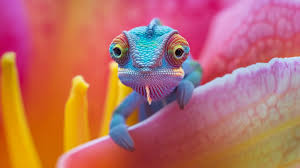
#> input picture Computer Vision/CV-1.jpg, 300 x 168 px
$ jupyter execute 1_CV-Image.ipynb
#> lines starting #> are read from the running program, lines starting #| are printed output that depends on the picture
[cell 1]
import cv2
print(cv2.__version__)

## Reading image using CV2

[cell 2]
import cv2
from matplotlib import pyplot as plt

[cell 3]
# Read the image
img = cv2.imread('CV-1.jpg')
#> img is the input picture: shape (168, 300, 3); mean B, G, R 101.2, 108.7, 185.6

# Convert BGR to RGB (OpenCV loads images in BGR Format)
img = cv2.cvtColor(img, cv2.COLOR_BGR2RGB)

# Display the image
plt.imshow(img)
plt.axis('off')
plt.show()

[cell 4]
print(type(img))
#| <class 'numpy.ndarray'>

[cell 5]
print(img.dtype)
#| uint8

[cell 6]
import numpy as np
# adjust numpy's print option to prevent truncation
np.set_printoptions(threshold=np.inf)
print(img)
#> (printed output is left out)

[cell 7]
# Split the image into RGB channel
B , G , R = cv2.split(img)
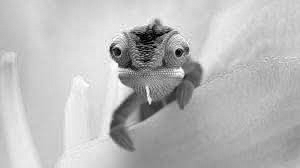
#> B: shape (168, 300); min 0, max 255, mean 185.6
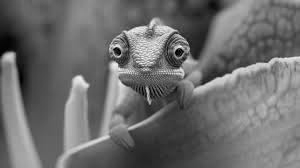
#> G: shape (168, 300); min 0, max 254, mean 108.7
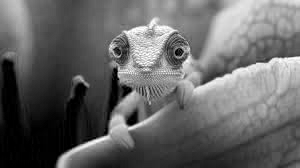
#> R: shape (168, 300); min 0, max 255, mean 101.2

# Display the individual channels
cv2.imshow("Red Channel", R)
cv2.imshow("Green Channel", G)
cv2.imshow("Blue Channel", B)

cv2.waitKey(0)
cv2.destroyAllWindows()

[cell 8]
# Get the image dimensions
height , width, channels = img.shape
#> height = 168; width = 300; channels = 3
print(f"Resolution:{width} X {height}")

[cell 9]
# Convert the image to grayscale
gray_img = cv2.cvtColor(img, cv2.COLOR_BGR2GRAY)
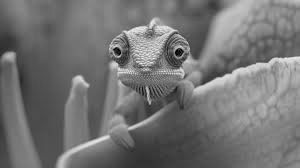
#> gray_img: shape (168, 300); min 1, max 243, mean 115.2

# Display the grayscale image
cv2.imshow("GrayScale Image", gray_img)

cv2.waitKey(0)
cv2.destroyAllWindows()

[cell 10]
# Access pixel values at (X,y)
x,y = 150, 150
pixel = img[y,x] #in opencv image is accessed as [y,x] {row, column}
#> pixel = [143, 43, 51]
print(f'Pixel at ({x},{y}):{pixel}')

[cell 11]
# Modify the pixel at (100,150)
img[150,100] = [0, 255, 0]  # Green
#> img: shape (168, 300, 3); mean R, G, B 185.6, 108.7, 101.2

# Save the image
cv2.imwrite("CV-1 Modified Image.jpg",img)
#> Out = True

### **Image Enhancement**
- **Histogram Equalization**

[cell 12]
import matplotlib.pyplot as plt
# read the image
image = cv2.imread('CV-1.jpg', cv2.IMREAD_GRAYSCALE)
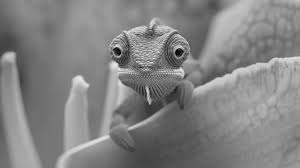
#> image: shape (168, 300); min 0, max 237, mean 130.8

# check if the image is loaded
if image is None:
    print("Error: Image not found")
else:
    # apply histogram equalization
    equ = cv2.equalizeHist(image)
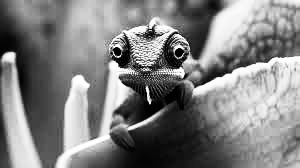
#> equ: shape (168, 300); min 0, max 255, mean 128.7

    # Display the original and equalized image
    cv2.imshow("Original Image", image)
    cv2.imshow("Equalized Image", equ)

   # Plot histogram for comparison
plt.figure(figsize=(10,5))

# plot original image
plt.subplot(1,2,1)
plt.hist(image.ravel(),bins=256, range=[0,256], color='pink')
plt.title("Original Histogram")

# plot equalized image
plt.subplot(1,2,2)
plt.hist(equ.ravel(),bins=256, range=[0,256], color='pink')
plt.title("Equalized Histogram")
plt.show()
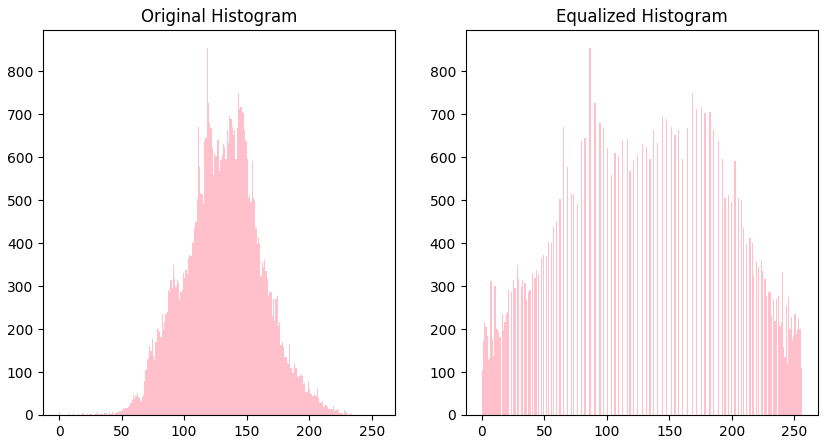
#> figure drawn by matplotlib, 2 panels; panel 1: tallest bar 853 high, from x = 118 to 119; panel 2: tallest bar 853 high, from x = 86 to 87

cv2.waitKey(0)
cv2.destroyAllWindows()

### **Blurring the image**

[cell 13]
# read the image
image = cv2.imread('CV-1.jpg')

# apply gaussian filter
blurred = cv2.GaussianBlur(image, (15,15), 0)

# Display the original and blurred image
cv2.imshow("Original Image", image)
cv2.imshow("Blurred Image", blurred)

cv2.waitKey(0)
cv2.destroyAllWindows()

### **Median blur**

[cell 14]
# Replace a pixeal value with the median of its neighbouring pixeal. effective for removing salt and paper noise

# Load original image
image = cv2.imread('CV-1.jpg')

# Display the original image
cv2.imshow('Original Image', image)

# Apply the median blurring with a 3X3 kernel
median_blur_3X3 = cv2.medianBlur(image,3)

# Display the median blur with a 3X3 kernel
cv2.imshow('Median Blur(3X3)', median_blur_3X3)

# Apply the median blurring with a 9X9 kernel
median_blur_9X9 = cv2.medianBlur(image,9)
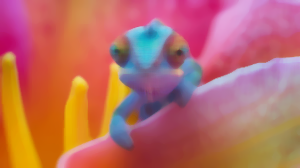
#> median_blur_9X9: shape (168, 300, 3); mean B, G, R 100.8, 108.1, 185.7

# Display the median blur with a 3X3 kernel
cv2.imshow('Median Blur(9X9)', median_blur_9X9)

cv2.waitKey(0)
cv2.destroyAllWindows()

### **Averaging Blur**

[cell 15]
# Average pixel values in a kernel , creating a basic blur
# Load the original image
image = cv2.imread('CV2.jpg')
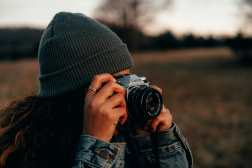
#> input picture Computer Vision/cv2.jpg, 252 x 168 px, found by its file name
#> image is the input picture: shape (168, 252, 3); mean B, G, R 58.1, 65.4, 71.9

# Apply average blur
blur = cv2.blur(image, (5,5))
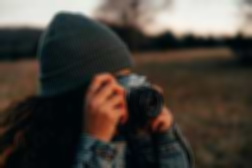
#> blur: shape (168, 252, 3); mean B, G, R 58.1, 65.4, 72

# Display the original and blurred image
cv2.imshow("Original Image", image)
cv2.imshow("Averaged Blurred Image", blur)

cv2.waitKey(0)
cv2.destroyAllWindows()

### **Bilateral Blur**

[cell 16]
# Gaussian blur + Averaging blur
# Spatial gaussian filter(SGF) : based on distance between pixels
# range gaussian filter(RGF) : based on intensity difference between pixels

# Load the original image
image = cv2.imread('CV-1.jpg')

# Apply bilateral blur
# cv2.bilateralFilter(src,diameter of kernel(3X3),RGF,SGF)
bilateral = cv2.bilateralFilter(image, d=5, sigmaColor=175, sigmaSpace=175)

# Display the original and blurred image
cv2.imshow("Original Image", image)
cv2.imshow("Bilateral Blurred Image", bilateral)

cv2.waitKey(0)
cv2.destroyAllWindows()
